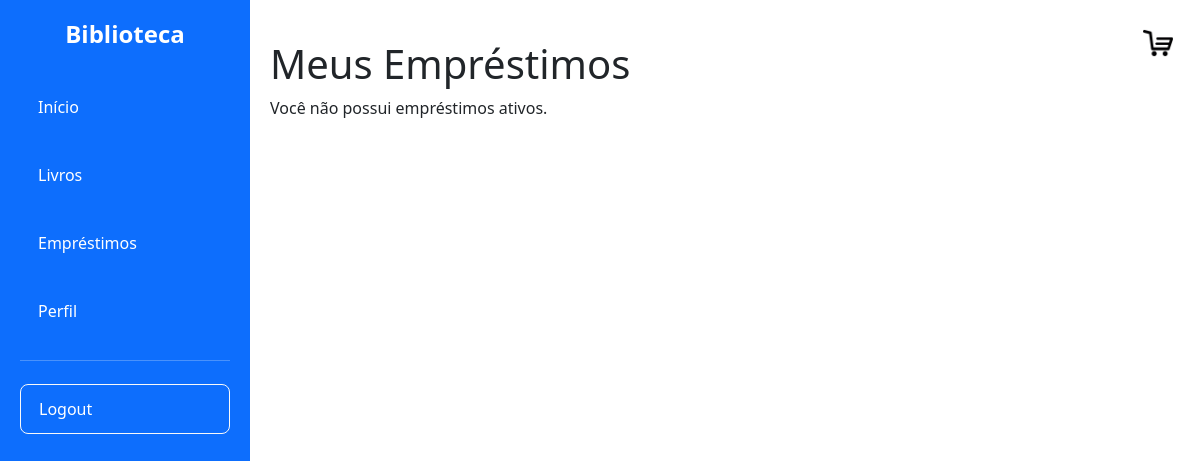
Page /livros/emprestimos (signed in) on the earlier database version.
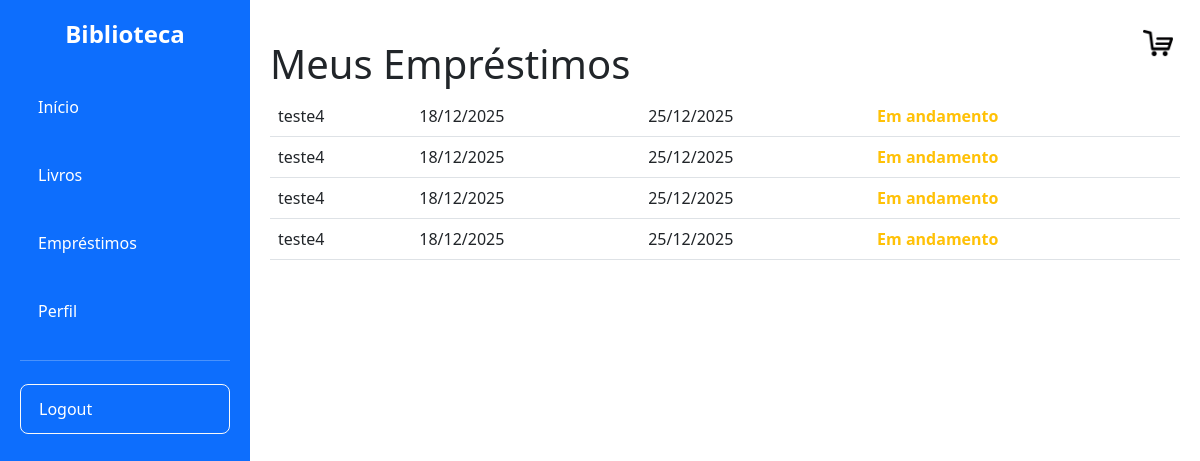
Same page on the later database version.
### models/emprestimo.py (models this page shows)
class Emprestimo(db.Model):
    __tablename__ = 'tb_emprestimos'
    emp_id = db.Column(db.Integer, primary_key=True)
    emp_usu_id = db.Column(db.Integer, db.ForeignKey('tb_usuarios.usu_id'), nullable=False)
    emp_liv_id = db.Column(db.Integer, db.ForeignKey('tb_livros.liv_id'), nullable=False)
    emp_data_emprestimo = db.Column(db.Date)
    emp_data_a_devolver = db.Column(db.Date)
    emp_data_devolucao = db.Column(db.Date, nullable=True)
    status = db.Column(db.String(50))
    livro = db.relationship('Livro', backref='emprestimos')
    usuario = db.relationship('Usuario', backref='emprestimos')

### models/livro.py (models this page shows)
class Livro(db.Model):
    __tablename__ = 'tb_livros'
    liv_id = db.Column(db.Integer, primary_key=True)
    liv_titulo = db.Column(db.String(200), nullable=False)
    liv_descricao = db.Column(db.String(450), nullable=False)
    liv_editora = db.Column(db.String(100))
    liv_ano = db.Column(db.Integer)
    liv_autor = db.Column(db.String(100))
    liv_genero = db.Column(db.String(50))
    liv_quantidade = db.Column(db.Integer)
    liv_preco = db.Column(db.Float, nullable=False, default=0.0)

### controllers/livros.py (the view)
@livros_bp.route("/emprestimos")
@login_required
def listar_emprestimos():
    if current_user.usu_tipo == "bibliotecario":
        emprestimos = Emprestimo.query.all()
    else:
        emprestimos = Emprestimo.query.filter_by(emp_usu_id=current_user.usu_id).all()
    hoje = date.today()
    atualizou = False
    for emp in emprestimos:
        data_limite = emp.emp_data_a_devolver
        if isinstance(data_limite, datetime):
            data_limite = data_limite.date()
        if emp.status.lower() != "devolvido" and data_limite and data_limite < hoje:
            if emp.status.lower() != "atrasado":
                emp.status = "Atrasado"
                atualizou = True
    if atualizou:
        db.session.commit()
    return render_template("listar_emprestimos.html", emprestimos=emprestimos)

### templates/listar_emprestimos.html (shortened to what this page needs)
{% extends 'base.html' %}
{% block content %}
<h1>Meus Empréstimos</h1>
{% if emprestimos %}
  <table class="table">
    <thead>
      {% for emp in emprestimos %}
      <tr>
        <td>{{ emp.livro.liv_titulo }}</td>
        <td>{{ emp.emp_data_emprestimo.strftime('%d/%m/%Y') }}</td>
        <td>{{ emp.emp_data_a_devolver.strftime('%d/%m/%Y') }}</td>
        <td>
          {% set status = emp.status.lower() if emp.status else '' %}
          {% if status == 'atrasado' %}
            <span class="text-danger fw-bold">
              <i class="bi bi-exclamation-triangle-fill"></i> {{ emp.status }}
            </span>
          {% elif status == 'devolvido' %}
            <span class="text-success fw-bold">{{ emp.status }}</span>
          {% elif status == 'em andamento' %}
            <span class="text-warning fw-bold">{{ emp.status }}</span>
          {% else %}
            <span>{{ emp.status }}</span>
          {% endif %}
        </td>
      </tr>
      {% endfor %}
  </table>
{% else %}
  <p>Você não possui empréstimos ativos.</p>
{% endif %}
{% endblock %}

### templates/base.html (shortened to what this page needs)
<!DOCTYPE html>
<html lang="pt-br">
<head>
  <link href="https://cdn.jsdelivr.net/npm/bootstrap@5.3.0/dist/css/bootstrap.min.css" rel="stylesheet">
  <link rel="stylesheet" href="{{ url_for('static', filename='style.css') }}">
  <link rel="stylesheet" href="{{ url_for('static', filename='flash.css') }}">
</head>
<body>
  <div class="sidebar">
    <h4 class="text-center mb-4">Biblioteca</h4>
    <a href="{{ url_for('main.index') }}" class="nav-link {% if request.endpoint == 'main.index' %}active{% endif %}">Início</a>
    <a href="{{ url_for('livros.lista_livros') }}" class="nav-link {% if request.endpoint == 'livros.lista_livros' %}active{% endif %}">Livros</a>
    <a href="{{ url_for('livros.emprestimo_livro') }}" class="nav-link {% if request.endpoint == 'livros.emprestimo_livro' %}active{% endif %}">Empréstimos</a>
    <a href="{{ url_for('main.perfil') }}" class="nav-link {% if request.endpoint == 'main.perfil' %}active{% endif %}">Perfil</a>
    <hr class="bg-light">
    <a href="{{ url_for('auth.logout') }}" class="btn btn-outline-light mt-2">Logout</a>
  </div>
  <div class="content">
    <a href="{{ url_for('carrinho.ver_carrinho') }}" class="img">
      <img src="{{ url_for('static', filename='img/carrinho.png') }}" alt="carrinho" width="30">
    </a>
    {% block content %}{% endblock %}
  </div>
</body>
</html>

### static/style.css (style rules this page uses)
.sidebar { position: fixed; top: 0; left: 0; height: 100vh; width: 250px; background-color: #0d6efd; padding-top: 20px; padding: 20px; color: white; z-index: 1030; display: flex; flex-direction: column; box-sizing: border-box; }
.sidebar h4 { width: 100%; text-align: center; margin-bottom: 25px; font-weight: 600; }
.sidebar a { color: white; padding: 12px 18px; width: 100%; text-decoration: none; font-weight: 500; display: flex; align-items: center; border-radius: 8px; gap: 10px; white-space: nowrap; overflow: hidden; text-overflow: ellipsis; transition: background-color 0.25s ease, color 0.25s ease; margin: 10px 0; }
.sidebar hr { width: 100%; border-color: rgba(255, 255, 255, 0.4); margin: 15px 0; }
.sidebar .btn { margin-top: auto; }
.content { padding: 40px 20px 40px 270px; transition: padding-left 0.3s ease; }
.content .img { position: absolute; top: 20px; right: 20px; width: 45px; height: 45px; display: flex; align-items: center; justify-content: center; cursor: pointer; }

Differences in the rows shown:
added Emprestimo: livro.liv_titulo "teste4", emp_data_emprestimo "18/12/2025", emp_data_a_devolver "25/12/2025", status "Em andamento"
added Emprestimo: livro.liv_titulo "teste4", emp_data_emprestimo "18/12/2025", emp_data_a_devolver "25/12/2025", status "Em andamento"
added Emprestimo: livro.liv_titulo "teste4", emp_data_emprestimo "18/12/2025", emp_data_a_devolver "25/12/2025", status "Em andamento"
added Emprestimo: livro.liv_titulo "teste4", emp_data_emprestimo "18/12/2025", emp_data_a_devolver "25/12/2025", status "Em andamento"
Other differences:
text no longer shown: "Você não possui empréstimos ativos."
